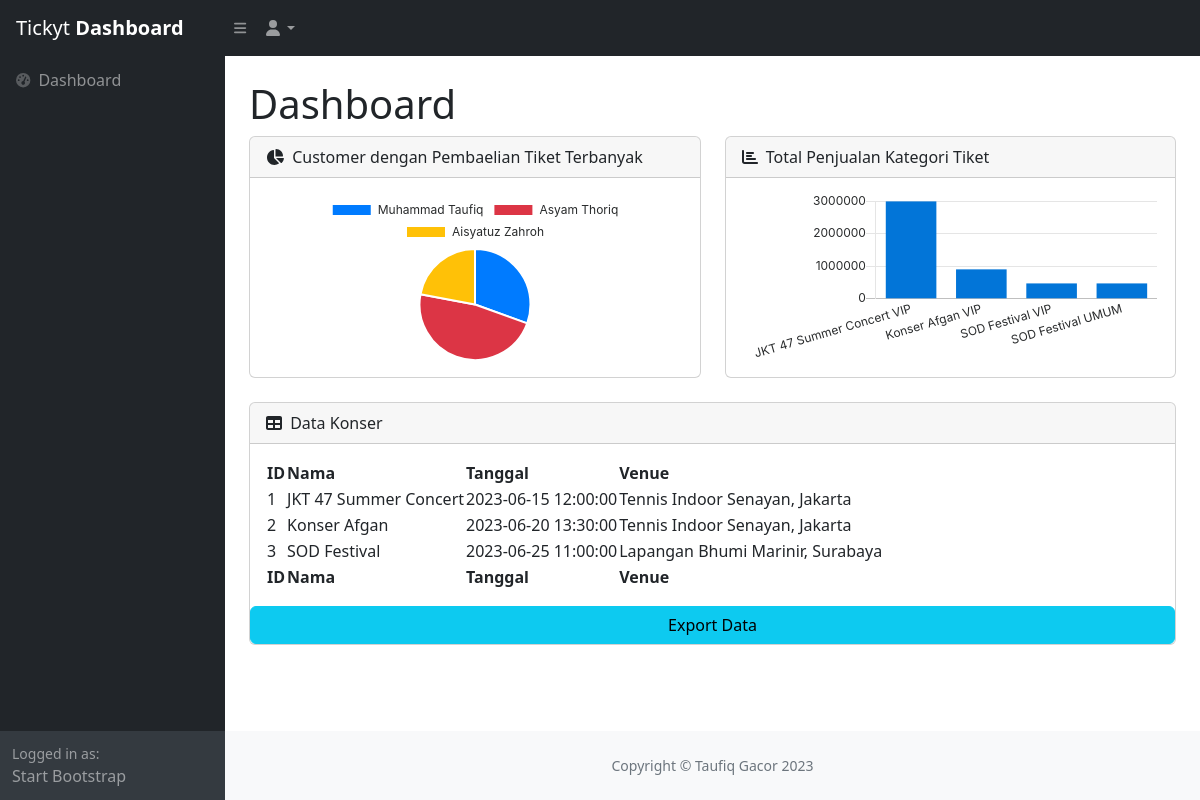
Page /dashboard.php on the committed database.
### tables this page shows
CREATE TABLE `konser` (
  `konser_id` int(11) PRIMARY KEY AUTO_INCREMENT NOT NULL,
  `konser_nama` varchar(255) DEFAULT NULL,
  `date` timestamp NOT NULL DEFAULT current_timestamp() ON UPDATE current_timestamp(),
  `venue` varchar(255) DEFAULT NULL
);

### dashboard.php (the view, shortened to what this page needs)
<?php
include 'connect.php';
?>
<!DOCTYPE html>
<html lang="en">
<head>
    <link href="https://cdn.jsdelivr.net/npm/simple-datatables@7.1.2/dist/style.min.css" rel="stylesheet" />
    <link href="css/styles.css" rel="stylesheet" />
</head>
<body class="sb-nav-fixed">
    <nav class="sb-topnav navbar navbar-expand navbar-dark bg-dark">
        <a class="navbar-brand ps-3" href="index.html">Tickyt <strong>Dashboard</strong></a>
        <button class="btn btn-link btn-sm order-1 order-lg-0 me-4 me-lg-0" id="sidebarToggle" href="#!"><i class="fas fa-bars"></i></button>
        <ul class="navbar-nav ms-auto ms-md-0 me-3 me-lg-4">
            <li class="nav-item dropdown">
                <a class="nav-link dropdown-toggle" id="navbarDropdown" href="#" role="button" data-bs-toggle="dropdown" aria-expanded="false"><i class="fas fa-user fa-fw"></i></a>
            </li>
        </ul>
    </nav>
    <div id="layoutSidenav">
        <div id="layoutSidenav_nav">
            <nav class="sb-sidenav accordion sb-sidenav-dark" id="sidenavAccordion">
                <div class="sb-sidenav-menu">
                    <div class="nav">
                        <a class="nav-link" href="index.html">
                            <div class="sb-nav-link-icon"><i class="fas fa-tachometer-alt"></i></div>
                            Dashboard
                        </a>
                    </div>
                </div>
                <div class="sb-sidenav-footer">
                    <div class="small">Logged in as:</div>
                    Start Bootstrap
                </div>
            </nav>
        </div>
        <div id="layoutSidenav_content">
            <main>
                <div class="container-fluid px-4">
                    <h1 class="mt-4">Dashboard</h1>
                    <div class="row">
                        <div class="col-xl-6">
                            <div class="card mb-4">
                                <div class="card-header">
                                    <i class="fas fa-chart-pie me-1"></i>
                                    Customer dengan Pembaelian Tiket Terbanyak
                                </div>
                                <div class="card-body"><canvas id="pieChart" width="100%" height="40"></canvas></div>
                            </div>
                        </div>
                        <div class="col-xl-6">
                            <div class="card mb-4">
                                <div class="card-header">
                                    <i class="fas fa-chart-bar me-1"></i>
                                    Total Penjualan Kategori Tiket
                                </div>
                                <div class="card-body"><canvas id="barChart" width="100%" height="40"></canvas></div>
                            </div>
                        </div>
                    </div>
                    <div class="card mb-4">
                        <div class="card-header">
                            <i class="fas fa-table me-1"></i>
                            Data Konser
                        </div>
                        <div class="card-body">
                            <table id="datatablesSimple">
                                <thead>
                                    <tr>
                                        <th>ID</th>
                                        <th>Nama</th>
                                        <th>Tanggal</th>
                                        <th>Venue</th>
                                    </tr>
                                </thead>
                                <tfoot>
                                    <tr>
                                        <th>ID</th>
                                        <th>Nama</th>
                                        <th>Tanggal</th>
                                        <th>Venue</th>
                                    </tr>
                                </tfoot>
                                <tbody>
                                    <?php
                                    $sql = "SELECT * FROM konser";
                                    $result = $conn->query($sql);
                                    if ($result->num_rows > 0) {
                                        while ($row = $result->fetch_assoc()) {
                                    ?>
                                            <tr>
                                                <td><?php echo $row['konser_id'] ?></td>
                                                <td><?php echo $row['konser_nama'] ?></td>
                                                <td><?php echo $row['date'] ?></td>
                                                <td><?php echo $row['venue'] ?></td>
                                            </tr>
                                    <?php
                                        }
                                    }
                                    ?>
                                </tbody>
                            </table>
                        </div>
                        <a href="export.php" target="_blank" class="btn btn-info">Export Data</a>
                    </div>
                </div>
            </main>
            <footer class="py-4 bg-light mt-auto">
                <div class="container-fluid px-4">
                    <div class="d-flex align-items-center justify-content-center small">
                        <div class="text-muted">Copyright &copy; Taufiq Gacor 2023</div>
                    </div>
                </div>
            </footer>
        </div>
    </div>
    <script>
        // Set new default font family and font color to mimic Bootstrap's default styling
        Chart.defaults.global.defaultFontFamily = '-apple-system,system-ui,BlinkMacSystemFont,"Segoe UI",Roboto,"Helvetica Neue",Arial,sans-serif';
        Chart.defaults.global.defaultFontColor = '#292b2c';
        // Pie Chart Example
        var ctx = document.getElementById("pieChart");
        var myPieChart = new Chart(ctx, {
            type: 'pie',
            data: {
                <?php
                $query = mysqli_query($conn, 'SELECT customer_name, SUM(order_amount) amount FROM customer_order co JOIN customer c ON c.customer_id = co.customer_id GROUP BY co.customer_id;');
                while ($data = $query->fetch_array()) {
                    $nama[] = $data['customer_name'];
                    $amount[] = $data['amount'];
                }
                ?>
                labels: <?php echo json_encode($nama); ?>,
                datasets: [{
                    data: <?php echo json_encode($amount); ?>,
                    backgroundColor: ['#007bff', '#dc3545', '#ffc107'],
                }],
            },
        });
        // Bar Chart Example
        var ctx = document.getElementById("barChart");
        var myLineChart = new Chart(ctx, {
            type: 'bar',
            data: {
                <?php
                $query = mysqli_query($conn, "SELECT concat(konser_nama, ' ', tk.cat_name) kategori, sum(total_price) total FROM tiket_kategori tk JOIN tiket t ON t.tiket_cat_id = tk.tiket_cat_id JOIN  konser k ON k.konser_id = tk.konser_id JOIN order_tiket ot ON t.tiket_id = ot.tiket_id JOIN customer_order co ON co.customer_order_id = ot.customer_order_id GROUP BY tk.tiket_cat_id;");
                while ($data = $query->fetch_array()) {
                    $kategori[] = $data['kategori'];
                    $total[] = $data['total'];
                }
                ?>
                labels: <?php echo json_encode($kategori); ?>,
                datasets: [{
                    label: "Order Amount",
                    backgroundColor: "rgba(2,117,216,1)",
                    borderColor: "rgba(2,117,216,1)",
                    data: <?php echo json_encode($total); ?>,
                }],
            },
            options: {
                scales: {
                    xAxes: [{
                        time: {
                            unit: 'month'
                        },
                        gridLines: {
                            display: false
                        },
                        ticks: {
                            maxTicksLimit: 6
                        }
                    }],
                    yAxes: [{
                        ticks: {
                            min: 0,
                            maxTicksLimit: 5
                        },
                        gridLines: {
                            display: true
                        }
                    }],
                },
                legend: {
                    display: false
                }
            }
        });
    </script>
</body>
</html>

### rows in the picture
konser: konser_id "1", konser_nama "JKT 47 Summer Concert", date "2023-06-15 12:00:00", venue "Tennis Indoor Senayan, Jakarta"
konser: konser_id "2", konser_nama "Konser Afgan", date "2023-06-20 13:30:00", venue "Tennis Indoor Senayan, Jakarta"
konser: konser_id "3", konser_nama "SOD Festival", date "2023-06-25 11:00:00", venue "Lapangan Bhumi Marinir, Surabaya"

### other values in the picture
chart data {{ json_encode($nama) }} ["Muhammad Taufiq","Asyam Thoriq","Aisyatuz Zahroh"]
chart data {{ json_encode($amount) }} ["18","28","13"]
chart data {{ json_encode($total) }} ["3000000.00","900000.00","467000.00","467000.00"]
